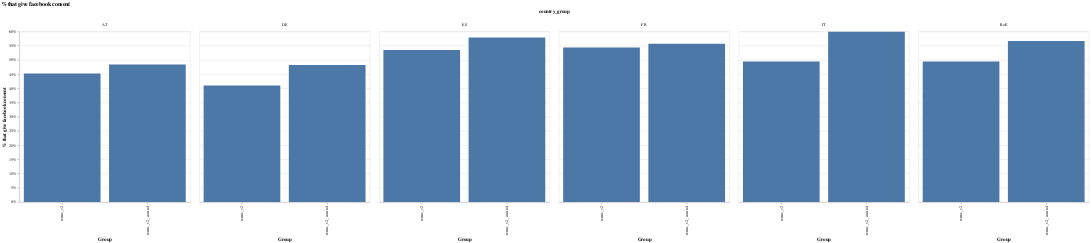

The notebook cell saved with this chart:
### Code cell
data = pd.read_csv("terms_v2.csv")

d = data.groupby("shadow_user_id")["se_property"].agg("nunique").reset_index()
d = d.loc[d["se_property"] > 1, "shadow_user_id"]
data = data.loc[data["shadow_user_id"].isin(d) == False, :]

data = (
    data.groupby(["se_property", "country_group"])["facebook"].agg("mean").reset_index()
)

alt.Chart(data).mark_bar().encode(
    x=alt.X("se_property:N", axis=alt.Axis(title="Group")),
    y=alt.Y(
        "facebook:Q", axis=alt.Axis(title="% that give facebook consent", format="%")
    ),
    column="country_group:N",
).properties(width=400, height=400, title="% that give facebook consent")

### Figure 1 — Vega-Lite specification as saved in the notebook (floating-point values rounded to 4 significant figures)
{"config": {"view": {"continuousWidth": 400, "continuousHeight": 300}}, "data": {"name": "data-cdabbf8902a8fb3efe7ac692beef7371"}, "mark": "bar", "encoding": {"column": {"type": "nominal", "field": "country_group"}, "x": {"type": "nominal", "axis": {"title": "Group"}, "field": "se_property"}, "y": {"type": "quantitative", "axis": {"format": "%", "title": "% that give facebook consent"}, "field": "facebook"}}, "height": 400, "title": "% that give facebook consent", "width": 400, "$schema": "https://vega.github.io/schema/vega-lite/v4.0.2.json", "datasets": {"data-cdabbf8902a8fb3efe7ac692beef7371": [{"se_property": "terms_v2", "country_group": "AT ", "facebook": 0.4519}, {"se_property": "terms_v2", "country_group": "DE ", "facebook": 0.4096}, {"se_property": "terms_v2", "country_group": "ES ", "facebook": 0.5352}, {"se_property": "terms_v2", "country_group": "FR ", "facebook": 0.5437}, {"se_property": "terms_v2", "country_group": "IT ", "facebook": 0.4946}, {"se_property": "terms_v2", "country_group": "RoE", "facebook": 0.4947}, {"se_property": "terms_v2_control", "country_group": "AT ", "facebook": 0.4837}, {"se_property": "terms_v2_control", "country_group": "DE ", "facebook": 0.4819}, {"se_property": "terms_v2_control", "country_group": "ES ", "facebook": 0.5793}, {"se_property": "terms_v2_control", "country_group": "FR ", "facebook": 0.5566}, {"se_property": "terms_v2_control", "country_group": "IT ", "facebook": 0.5992}, {"se_property": "terms_v2_control", "country_group": "RoE", "facebook": 0.5664}]}}
